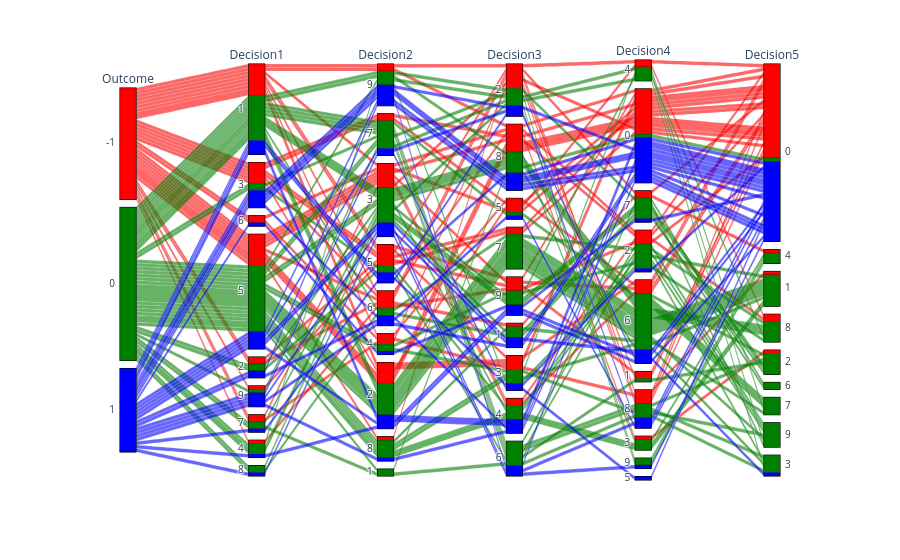

The notebook cell this image was saved under:
### Code cell
import pandas as pd
import numpy as np
import plotly.express as px

new_data = pd.read_csv("aug3_player1_data.csv")
fig = px.parallel_categories(new_data, color = "Outcome", color_continuous_scale=["red", "green", "blue"]) 
fig.update_coloraxes(showscale=False)
fig.show()

### Figure 1 — Plotly figure (JSON) as saved in the notebook; plotly's stock layout.template omitted (floating-point values rounded to 4 significant figures)
{"data": [{"dimensions": [{"label": "Outcome", "values": [-1, -1, -1, -1, -1, -1, -1, -1, -1, -1, -1, -1, -1, -1, -1, -1, -1, -1, -1, -1, -1, -1, -1, -1, -1, -1, -1, -1, -1, -1, -1, -1, 0, 0, 0, 0, 0, 0, 0, 0, 0, 0, 0, 0, 0, 0, 0, 0, 0, 0, 0, 0, 0, 0, 0, 0, 0, 0, 0, 0, 0, 0, 0, 0, 0, 0, 0, 0, 0, 0, 0, 0, 0, 0, 0, 0, 1, 1, 1, 1, 1, 1, 1, 1, 1, 1, 1, 1, 1, 1, 1, 1, 1, 1, 1, 1, 1, 1, 1, 1]}, {"label": "Decision1", "values": [1, 3, 6, 3, 1, 3, 5, 1, 5, 2, 2, 1, 3, 5, 1, 1, 1, 3, 5, 5, 5, 5, 5, 5, 9, 7, 1, 3, 4, 6, 1, 7, 1, 1, 5, 1, 2, 3, 1, 5, 5, 1, 1, 1, 1, 2, 5, 5, 5, 5, 5, 5, 5, 1, 1, 1, 1, 5, 5, 9, 3, 5, 1, 5, 5, 7, 4, 5, 5, 5, 5, 7, 4, 8, 8, 4, 1, 5, 7, 8, 3, 3, 5, 1, 2, 3, 2, 3, 3, 9, 9, 9, 1, 1, 4, 5, 5, 5, 6, 9]}, {"label": "Decision2", "values": [9, 7, 3, 5, 9, 5, 3, 5, 3, 6, 5, 5, 6, 3, 4, 2, 2, 2, 3, 2, 2, 6, 2, 8, 5, 4, 3, 7, 6, 4, 6, 3, 9, 3, 3, 3, 5, 5, 7, 8, 2, 2, 6, 2, 2, 3, 2, 3, 2, 4, 8, 8, 8, 7, 7, 3, 7, 7, 2, 7, 7, 1, 9, 2, 2, 3, 9, 4, 7, 9, 8, 1, 3, 3, 6, 3, 5, 7, 5, 3, 6, 9, 3, 5, 6, 9, 9, 9, 9, 8, 6, 3, 2, 2, 2, 2, 3, 9, 4, 7]}, {"label": "Decision3", "values": [2, 8, 5, 7, 8, 2, 8, 9, 9, 1, 9, 3, 2, 4, 5, 3, 3, 5, 4, 8, 8, 2, 8, 2, 7, 2, 8, 5, 9, 3, 8, 2, 2, 8, 8, 8, 6, 4, 6, 3, 7, 7, 7, 7, 7, 9, 7, 4, 7, 3, 4, 3, 4, 5, 6, 8, 6, 6, 7, 2, 2, 8, 8, 7, 7, 2, 3, 9, 6, 2, 1, 6, 9, 1, 1, 9, 3, 2, 2, 6, 4, 6, 1, 8, 5, 8, 8, 8, 2, 4, 1, 1, 4, 4, 9, 9, 6, 8, 9, 3]}, {"label": "Decision4", "values": [4, 0, 0, 0, 0, 7, 2, 0, 6, 7, 1, 6, 8, 6, 6, 0, 0, 4, 2, 0, 0, 8, 0, 0, 0, 8, 2, 0, 2, 8, 3, 1, 7, 6, 0, 6, 7, 2, 8, 6, 6, 6, 2, 6, 6, 4, 6, 2, 6, 8, 3, 4, 3, 6, 8, 6, 2, 1, 6, 4, 9, 6, 3, 6, 6, 9, 2, 2, 2, 4, 6, 8, 7, 7, 7, 7, 2, 8, 6, 9, 0, 0, 6, 0, 8, 0, 0, 0, 0, 0, 0, 0, 0, 0, 6, 6, 8, 0, 7, 5]}, {"label": "Decision5", "values": [0, 0, 0, 0, 0, 0, 0, 0, 0, 4, 0, 0, 1, 0, 0, 0, 0, 8, 8, 0, 0, 0, 0, 0, 0, 0, 0, 0, 0, 0, 2, 0, 6, 7, 0, 7, 9, 9, 3, 1, 1, 8, 8, 8, 8, 8, 1, 9, 9, 9, 1, 9, 1, 2, 2, 7, 9, 2, 1, 3, 4, 3, 4, 1, 1, 4, 8, 3, 1, 7, 7, 3, 2, 6, 2, 2, 0, 0, 3, 0, 0, 0, 0, 0, 0, 0, 0, 0, 0, 0, 0, 0, 0, 0, 0, 0, 0, 0, 0, 0]}], "domain": {"x": [0, 1], "y": [0, 1]}, "line": {"color": [-1, -1, -1, -1, -1, -1, -1, -1, -1, -1, -1, -1, -1, -1, -1, -1, -1, -1, -1, -1, -1, -1, -1, -1, -1, -1, -1, -1, -1, -1, -1, -1, 0, 0, 0, 0, 0, 0, 0, 0, 0, 0, 0, 0, 0, 0, 0, 0, 0, 0, 0, 0, 0, 0, 0, 0, 0, 0, 0, 0, 0, 0, 0, 0, 0, 0, 0, 0, 0, 0, 0, 0, 0, 0, 0, 0, 1, 1, 1, 1, 1, 1, 1, 1, 1, 1, 1, 1, 1, 1, 1, 1, 1, 1, 1, 1, 1, 1, 1, 1], "coloraxis": "coloraxis"}, "name": "", "type": "parcats"}], "layout": {"autosize": true, "coloraxis": {"colorbar": {"title": {"text": "Outcome"}}, "colorscale": [[0, "red"], [0.5, "green"], [1, "blue"]], "showscale": false}, "legend": {"tracegroupgap": 0}, "margin": {"t": 60}}}
